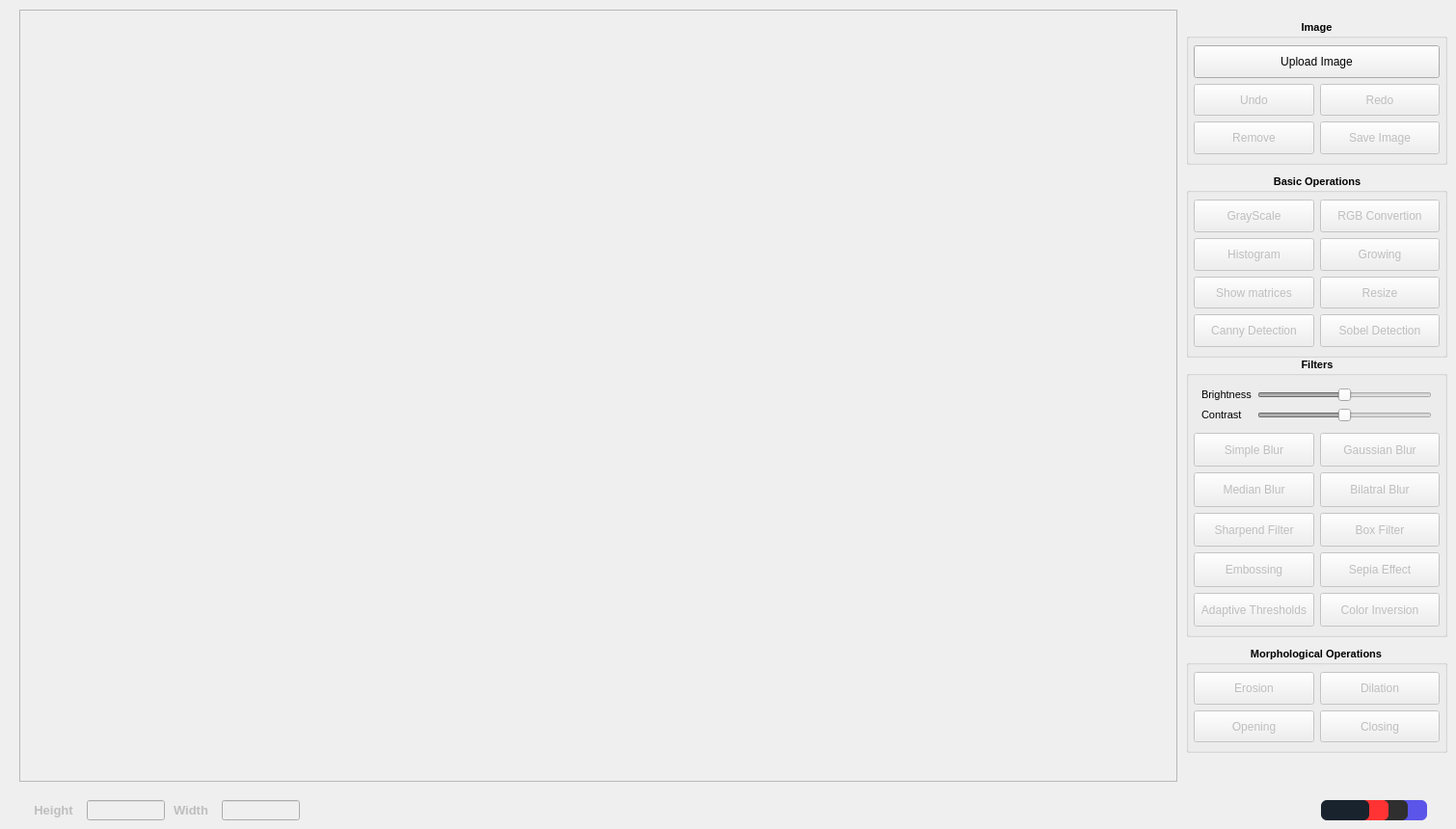
  <widget class="QWidget" name="centralwidget">
   <widget class="QLabel" name="label_4">
    <property name="geometry">
     <rect>
      <x>20</x>
      <y>10</y>
      <width>1201</width>
      <height>801</height>
     </rect>
    </property>
    <property name="styleSheet">
     <string notr="true"/>
    </property>
    <property name="frameShape">
     <enum>QFrame::StyledPanel</enum>
    </property>
    <property name="text">
     <string/>
    </property>
   </widget>
   <widget class="QGroupBox" name="gridGroupBox_6">
    <property name="geometry">
     <rect>
      <x>1230</x>
      <y>370</y>
      <width>271</width>
      <height>291</height>
     </rect>
    </property>
    <property name="font">
     <font>
      <pointsize>8</pointsize>
      <weight>75</weight>
      <bold>true</bold>
     </font>
    </property>
    <property name="whatsThis">
     <string>&lt;html&gt;&lt;head/&gt;&lt;body&gt;&lt;p&gt;&lt;br/&gt;&lt;/p&gt;&lt;/body&gt;&lt;/html&gt;</string>
    </property>
    <property name="styleSheet">
     <string notr="true">QGroupBox::title {
    font-family: Arial;
    font-size: 18pt;
    font-weight: bold;
}</string>
    </property>
    <property name="title">
     <string>Filters</string>
    </property>
    <property name="alignment">
     <set>Qt::AlignCenter</set>
    </property>
    <layout class="QGridLayout" name="gridLayout_5">
     <property name="leftMargin">
      <number>5</number>
     </property>
     <property name="topMargin">
      <number>8</number>
     </property>
     <property name="rightMargin">
      <number>5</number>
     </property>
     <property name="bottomMargin">
      <number>8</number>
     </property>
     <item row="1" column="0" colspan="2">
      <layout class="QGridLayout" name="gridLayout_6">
       <property name="leftMargin">
        <number>8</number>
       </property>
       <property name="topMargin">
        <number>5</number>
       </property>
       <property name="rightMargin">
        <number>8</number>
       </property>
       <property name="bottomMargin">
        <number>5</number>
       </property>
       <item row="0" column="0">
        <widget class="QLabel" name="label">
         <property name="font">
          <font>
           <pointsize>8</pointsize>
          </font>
         </property>
         <property name="layoutDirection">
          <enum>Qt::LeftToRight</enum>
         </property>
         <property name="text">
          <string>Brightness</string>
         </property>
         <property name="alignment">
          <set>Qt::AlignLeading|Qt::AlignLeft|Qt::AlignVCenter</set>
         </property>
        </widget>
       </item>
       <item row="0" column="1">
        <widget class="QSlider" name="horizontalSlider">
         <property name="enabled">
          <bool>false</bool>
         </property>
         <property name="sizePolicy">
          <sizepolicy hsizetype="Expanding" vsizetype="Preferred">
           <horstretch>0</horstretch>
           <verstretch>0</verstretch>
          </sizepolicy>
         </property>
         <property name="font">
          <font>
           <pointsize>8</pointsize>
          </font>
         </property>
         <property name="styleSheet">
          <string notr="true"/>
         </property>
         <property name="minimum">
          <number>-50</number>
         </property>
         <property name="maximum">
          <number>50</number>
         </property>
         <property name="singleStep">
          <number>10</number>
         </property>
         <property name="pageStep">
          <number>10</number>
         </property>
         <property name="value">
          <number>0</number>
         </property>
         <property name="sliderPosition">
          <number>0</number>
         </property>
         <property name="tracking">
          <bool>true</bool>
         </property>
         <property name="orientation">
          <enum>Qt::Horizontal</enum>
         </property>
         <property name="invertedAppearance">
          <bool>false</bool>
         </property>
         <property name="invertedControls">
          <bool>true</bool>
         </property>
         <property name="tickPosition">
          <enum>QSlider::NoTicks</enum>
         </property>
         <property name="tickInterval">
          <number>0</number>
         </property>
        </widget>
       </item>
       <item row="1" column="1">
        <widget class="QSlider" name="horizontalSlider_2">
         <property name="enabled">
          <bool>false</bool>
         </property>
         <property name="sizePolicy">
          <sizepolicy hsizetype="Expanding" vsizetype="Preferred">
           <horstretch>0</horstretch>
           <verstretch>0</verstretch>
          </sizepolicy>
         </property>
         <property name="maximumSize">
          <size>
           <width>16777160</width>
           <height>16777215</height>
          </size>
         </property>
         <property name="font">
          <font>
           <pointsize>8</pointsize>
          </font>
         </property>
         <property name="styleSheet">
          <string notr="true"/>
         </property>
         <property name="minimum">
          <number>-50</number>
         </property>
         <property name="maximum">
          <number>50</number>
         </property>
         <property name="pageStep">
          <number>1</number>
         </property>
         <property name="value">
          <number>0</number>
         </property>
         <property name="orientation">
          <enum>Qt::Horizontal</enum>
         </property>
         <property name="tickPosition">
          <enum>QSlider::NoTicks</enum>
         </property>
         <property name="tickInterval">
          <number>0</number>
         </property>
        </widget>
       </item>
       <item row="1" column="0">
        <widget class="QLabel" name="label_2">
         <property name="font">
          <font>
           <pointsize>8</pointsize>
          </font>
         </property>
         <property name="layoutDirection">
          <enum>Qt::LeftToRight</enum>
         </property>
         <property name="text">
          <string>Contrast</string>
         </property>
         <property name="alignment">
          <set>Qt::AlignLeading|Qt::AlignLeft|Qt::AlignVCenter</set>
         </property>
        </widget>
       </item>
      </layout>
     </item>
     <item row="2" column="0">
      <widget class="QPushButton" name="pushButton_10">
       <property name="enabled">
        <bool>false</bool>
       </property>
       <property name="sizePolicy">
        <sizepolicy hsizetype="Preferred" vsizetype="Preferred">
         <horstretch>0</horstretch>
         <verstretch>0</verstretch>
        </sizepolicy>
       </property>
       <property name="font">
        <font>
         <weight>50</weight>
         <bold>false</bold>
        </font>
       </property>
       <property name="text">
        <string>Simple Blur</string>
       </property>
      </widget>
     </item>
     <item row="6" column="1">
      <widget class="QPushButton" name="pushButton_18">
       <property name="enabled">
        <bool>false</bool>
       </property>
       <property name="sizePolicy">
        <sizepolicy hsizetype="Preferred" vsizetype="Preferred">
         <horstretch>0</horstretch>
         <verstretch>0</verstretch>
        </sizepolicy>
       </property>
       <property name="text">
        <string>Sepia Effect</string>
       </property>
      </widget>
     </item>
     <item row="6" column="0">
      <widget class="QPushButton" name="pushButton_17">
       <property name="enabled">
        <bool>false</bool>
       </property>
       <property name="sizePolicy">
        <sizepolicy hsizetype="Preferred" vsizetype="Preferred">
         <horstretch>0</horstretch>
         <verstretch>0</verstretch>
        </sizepolicy>
       </property>
       <property name="text">
        <string>Embossing</string>
       </property>
      </widget>
     </item>
     <item row="3" column="0">
      <widget class="QPushButton" name="pushButton_31">
       <property name="enabled">
        <bool>false</bool>
       </property>
       <property name="sizePolicy">
        <sizepolicy hsizetype="Preferred" vsizetype="Preferred">
         <horstretch>0</horstretch>
         <verstretch>0</verstretch>
        </sizepolicy>
       </property>
       <property name="font">
        <font>
         <weight>50</weight>
         <bold>false</bold>
        </font>
       </property>
       <property name="text">
        <string>Median Blur</string>
       </property>
      </widget>
     </item>
     <item row="3" column="1">
      <widget class="QPushButton" name="pushButton_32">
       <property name="enabled">
        <bool>false</bool>
       </property>
       <property name="sizePolicy">
        <sizepolicy hsizetype="Preferred" vsizetype="Preferred">
         <horstretch>0</horstretch>
         <verstretch>0</verstretch>
        </sizepolicy>
       </property>
       <property name="font">
        <font>
         <weight>50</weight>
         <bold>false</bold>
        </font>
       </property>
       <property name="text">
        <string>Bilatral Blur</string>
       </property>
      </widget>
     </item>
     <item row="2" column="1">
      <widget class="QPushButton" name="pushButton_22">
       <property name="enabled">
        <bool>false</bool>
       </property>
       <property name="sizePolicy">
        <sizepolicy hsizetype="Preferred" vsizetype="Preferred">
         <horstretch>0</horstretch>
         <verstretch>0</verstretch>
        </sizepolicy>
       </property>
       <property name="font">
        <font>
         <weight>50</weight>
         <bold>false</bold>
        </font>
       </property>
       <property name="text">
        <string>Gaussian Blur</string>
       </property>
      </widget>
     </item>
     <item row="5" column="1">
      <widget class="QPushButton" name="pushButton_34">
       <property name="enabled">
        <bool>false</bool>
       </property>
       <property name="sizePolicy">
        <sizepolicy hsizetype="Preferred" vsizetype="Preferred">
         <horstretch>0</horstretch>
         <verstretch>0</verstretch>
        </sizepolicy>
       </property>
       <property name="font">
        <font>
         <weight>50</weight>
         <bold>false</bold>
        </font>
       </property>
       <property name="text">
        <string>Box Filter</string>
       </property>
      </widget>
     </item>
     <item row="5" column="0">
      <widget class="QPushButton" name="pushButton_33">
       <property name="enabled">
        <bool>false</bool>
       </property>
       <property name="sizePolicy">
        <sizepolicy hsizetype="Preferred" vsizetype="Preferred">
         <horstretch>0</horstretch>
         <verstretch>0</verstretch>
        </sizepolicy>
       </property>
       <property name="font">
        <font>
         <weight>50</weight>
         <bold>false</bold>
        </font>
       </property>
       <property name="text">
        <string>Sharpend Filter</string>
       </property>
      </widget>
     </item>
     <item row="7" column="1">
      <widget class="QPushButton" name="pushButton_13">
       <property name="enabled">
        <bool>false</bool>
       </property>
       <property name="sizePolicy">
        <sizepolicy hsizetype="Preferred" vsizetype="Preferred">
         <horstretch>0</horstretch>
         <verstretch>0</verstretch>
        </sizepolicy>
       </property>
       <property name="font">
        <font>
         <weight>50</weight>
         <bold>false</bold>
        </font>
       </property>
       <property name="text">
        <string>Color Inversion</string>
       </property>
      </widget>
     </item>
     <item row="7" column="0">
      <widget class="QPushButton" name="pushButton_19">
       <property name="enabled">
        <bool>false</bool>
       </property>
       <property name="sizePolicy">
        <sizepolicy hsizetype="Preferred" vsizetype="Preferred">
         <horstretch>0</horstretch>
         <verstretch>0</verstretch>
        </sizepolicy>
       </property>
       <property name="text">
        <string>Adaptive Thresholds</string>
       </property>
      </widget>
     </item>
    </layout>
   </widget>
   <widget class="QGroupBox" name="gridGroupBox_8">
    <property name="geometry">
     <rect>
      <x>1230</x>
      <y>670</y>
      <width>271</width>
      <height>111</height>
     </rect>
    </property>
    <property name="font">
     <font>
      <pointsize>8</pointsize>
      <weight>75</weight>
      <bold>true</bold>
     </font>
    </property>
    <property name="whatsThis">
     <string>&lt;html&gt;&lt;head/&gt;&lt;body&gt;&lt;p&gt;&lt;br/&gt;&lt;/p&gt;&lt;/body&gt;&lt;/html&gt;</string>
    </property>
    <property name="styleSheet">
     <string notr="true">QGroupBox::title {
    font-family: Arial;
    font-size: 18pt;
    font-weight: bold;
}</string>
    </property>
    <property name="title">
     <string>Morphological Operations</string>
    </property>
    <property name="alignment">
     <set>Qt::AlignCenter</set>
    </property>
    <layout class="QGridLayout" name="gridLayout_8">
     <property name="leftMargin">
      <number>5</number>
     </property>
     <property name="topMargin">
      <number>8</number>
     </property>
     <property name="rightMargin">
      <number>5</number>
     </property>
     <property name="bottomMargin">
      <number>8</number>
     </property>
     <item row="2" column="1">
      <widget class="QPushButton" name="pushButton_36">
       <property name="enabled">
        <bool>false</bool>
       </property>
       <property name="sizePolicy">
        <sizepolicy hsizetype="Preferred" vsizetype="Preferred">
         <horstretch>0</horstretch>
         <verstretch>0</verstretch>
        </sizepolicy>
       </property>
       <property name="font">
        <font>
         <weight>50</weight>
         <bold>false</bold>
        </font>
       </property>
       <property name="text">
        <string>Closing</string>
       </property>
      </widget>
     </item>
     <item row="2" column="0">
      <widget class="QPushButton" name="pushButton_35">
       <property name="enabled">
        <bool>false</bool>
       </property>
       <property name="sizePolicy">
        <sizepolicy hsizetype="Preferred" vsizetype="Preferred">
         <horstretch>0</horstretch>
         <verstretch>0</verstretch>
        </sizepolicy>
       </property>
       <property name="font">
        <font>
         <weight>50</weight>
         <bold>false</bold>
        </font>
       </property>
       <property name="text">
        <string>Opening</string>
       </property>
      </widget>
     </item>
     <item row="1" column="0">
      <widget class="QPushButton" name="pushButton_29">
       <property name="enabled">
        <bool>false</bool>
       </property>
       <property name="sizePolicy">
        <sizepolicy hsizetype="Preferred" vsizetype="Preferred">
         <horstretch>0</horstretch>
         <verstretch>0</verstretch>
        </sizepolicy>
       </property>
       <property name="font">
        <font>
         <weight>50</weight>
         <bold>false</bold>
        </font>
       </property>
       <property name="text">
        <string>Erosion</string>
       </property>
      </widget>
     </item>
     <item row="1" column="1">
      <widget class="QPushButton" name="pushButton_28">
       <property name="enabled">
        <bool>false</bool>
       </property>
       <property name="sizePolicy">
        <sizepolicy hsizetype="Preferred" vsizetype="Preferred">
         <horstretch>0</horstretch>
         <verstretch>0</verstretch>
        </sizepolicy>
       </property>
       <property name="font">
        <font>
         <weight>50</weight>
         <bold>false</bold>
        </font>
       </property>
       <property name="text">
        <string>Dilation</string>
       </property>
      </widget>
     </item>
    </layout>
   </widget>
   <widget class="QGroupBox" name="gridGroupBox_9">
    <property name="geometry">
     <rect>
      <x>1230</x>
      <y>20</y>
      <width>271</width>
      <height>151</height>
     </rect>
    </property>
    <property name="font">
     <font>
      <pointsize>8</pointsize>
      <weight>75</weight>
      <bold>true</bold>
     </font>
    </property>
    <property name="whatsThis">
     <string>&lt;html&gt;&lt;head/&gt;&lt;body&gt;&lt;p&gt;&lt;br/&gt;&lt;/p&gt;&lt;/body&gt;&lt;/html&gt;</string>
    </property>
    <property name="styleSheet">
     <string notr="true">QGroupBox::title {
    font-family: Arial;
    font-size: 18pt;
    font-weight: bold;
}</string>
    </property>
    <property name="title">
     <string>Image</string>
    </property>
    <property name="alignment">
     <set>Qt::AlignCenter</set>
    </property>
    <layout class="QGridLayout" name="gridLayout_9">
     <property name="leftMargin">
      <number>5</number>
     </property>
     <property name="topMargin">
      <number>8</number>
     </property>
     <property name="rightMargin">
      <number>5</number>
     </property>
     <property name="bottomMargin">
      <number>8</number>
     </property>
     <item row="0" column="0" colspan="2">
      <widget class="QPushButton" name="pushButton_7">
       <property name="enabled">
        <bool>true</bool>
       </property>
       <property name="sizePolicy">
        <sizepolicy hsizetype="Preferred" vsizetype="Preferred">
         <horstretch>0</horstretch>
         <verstretch>0</verstretch>
        </sizepolicy>
       </property>
       <property name="font">
        <font>
         <weight>50</weight>
         <bold>false</bold>
        </font>
       </property>
       <property name="text">
        <string>Upload Image</string>
       </property>
      </widget>
     </item>
     <item row="1" column="1">
      <widget class="QPushButton" name="pushButton_2">
       <property name="enabled">
        <bool>false</bool>
       </property>
       <property name="sizePolicy">
        <sizepolicy hsizetype="Preferred" vsizetype="Preferred">
         <horstretch>0</horstretch>
         <verstretch>0</verstretch>
        </sizepolicy>
       </property>
       <property name="font">
        <font>
         <weight>50</weight>
         <bold>false</bold>
        </font>
       </property>
       <property name="text">
        <string>Redo</string>
       </property>
      </widget>
     </item>
     <item row="2" column="0">
      <widget class="QPushButton" name="pushButton_8">
       <property name="enabled">
        <bool>false</bool>
       </property>
       <property name="sizePolicy">
        <sizepolicy hsizetype="Preferred" vsizetype="Preferred">
         <horstretch>0</horstretch>
         <verstretch>0</verstretch>
        </sizepolicy>
       </property>
       <property name="font">
        <font>
         <weight>50</weight>
         <bold>false</bold>
        </font>
       </property>
       <property name="text">
        <string>Remove</string>
       </property>
      </widget>
     </item>
     <item row="2" column="1">
      <widget class="QPushButton" name="pushButton">
       <property name="enabled">
        <bool>false</bool>
       </property>
       <property name="sizePolicy">
        <sizepolicy hsizetype="Preferred" vsizetype="Preferred">
         <horstretch>0</horstretch>
         <verstretch>0</verstretch>
        </sizepolicy>
       </property>
       <property name="font">
        <font>
         <weight>50</weight>
         <bold>false</bold>
        </font>
       </property>
       <property name="text">
        <string>Save Image</string>
       </property>
      </widget>
     </item>
     <item row="1" column="0">
      <widget class="QPushButton" name="pushButton_5">
       <property name="enabled">
        <bool>false</bool>
       </property>
       <property name="sizePolicy">
        <sizepolicy hsizetype="Preferred" vsizetype="Preferred">
         <horstretch>0</horstretch>
         <verstretch>0</verstretch>
        </sizepolicy>
       </property>
       <property name="font">
        <font>
         <weight>50</weight>
         <bold>false</bold>
        </font>
       </property>
       <property name="text">
        <string>Undo</string>
       </property>
      </widget>
     </item>
    </layout>
   </widget>
   <widget class="QLabel" name="label_8">
    <property name="enabled">
     <bool>false</bool>
    </property>
    <property name="geometry">
     <rect>
      <x>20</x>
      <y>830</y>
      <width>71</width>
      <height>21</height>
     </rect>
    </property>
    <property name="font">
     <font>
      <pointsize>10</pointsize>
      <weight>75</weight>
      <bold>true</bold>
     </font>
    </property>
    <property name="text">
     <string>Height</string>
    </property>
    <property name="alignment">
     <set>Qt::AlignCenter</set>
    </property>
   </widget>
   <widget class="QLineEdit" name="lineEdit_3">
    <property name="enabled">
     <bool>false</bool>
    </property>
    <property name="geometry">
     <rect>
      <x>90</x>
      <y>830</y>
      <width>81</width>
      <height>21</height>
     </rect>
    </property>
    <property name="font">
     <font>
      <weight>75</weight>
      <bold>true</bold>
     </font>
    </property>
    <property name="alignment">
     <set>Qt::AlignCenter</set>
    </property>
   </widget>
   <widget class="QLabel" name="label_7">
    <property name="enabled">
     <bool>false</bool>
    </property>
    <property name="geometry">
     <rect>
      <x>180</x>
      <y>830</y>
      <width>51</width>
      <height>21</height>
     </rect>
    </property>
    <property name="font">
     <font>
      <pointsize>10</pointsize>
      <weight>75</weight>
      <bold>true</bold>
     </font>
    </property>
    <property name="text">
     <string>Width</string>
    </property>
    <property name="alignment">
     <set>Qt::AlignLeading|Qt::AlignLeft|Qt::AlignVCenter</set>
    </property>
   </widget>
   <widget class="QLineEdit" name="lineEdit_4">
    <property name="enabled">
     <bool>false</bool>
    </property>
    <property name="geometry">
     <rect>
      <x>230</x>
      <y>830</y>
      <width>81</width>
      <height>21</height>
     </rect>
    </property>
    <property name="font">
     <font>
      <weight>75</weight>
      <bold>true</bold>
     </font>
    </property>
    <property name="alignment">
     <set>Qt::AlignCenter</set>
    </property>
   </widget>
   <widget class="QPushButton" name="pushButton_3">
    <property name="geometry">
     <rect>
      <x>1430</x>
      <y>830</y>
      <width>50</width>
      <height>21</height>
     </rect>
    </property>
    <property name="styleSheet">
     <string notr="true"> QPushButton {
     background-color: #5c55e9;
     border-style: none;
     border-radius: 6px;
     border-color: #ff3333;
 }</string>
    </property>
    <property name="text">
     <string/>
    </property>
   </widget>
   <widget class="QPushButton" name="pushButton_4">
    <property name="geometry">
     <rect>
      <x>1390</x>
      <y>830</y>
      <width>50</width>
      <height>21</height>
     </rect>
    </property>
    <property name="styleSheet">
     <string notr="true"> QPushButton {
     background-color: #ff3333;
     border-style: none;
     border-radius: 6px;
     border-color: #ff3333;
 }</string>
    </property>
    <property name="text">
     <string/>
    </property>
   </widget>
   <widget class="QPushButton" name="pushButton_6">
    <property name="geometry">
     <rect>
      <x>1410</x>
      <y>830</y>
      <width>50</width>
      <height>21</height>
     </rect>
    </property>
    <property name="styleSheet">
     <string notr="true"> QPushButton {
     background-color: #302F2F;
     border-style: none;
     border-radius: 6px;
     border-color: #ff3333;
 }</string>
    </property>
    <property name="text">
     <string/>
    </property>
   </widget>
   <widget class="QPushButton" name="pushButton_11">
    <property name="geometry">
     <rect>
      <x>1370</x>
      <y>830</y>
      <width>50</width>
      <height>21</height>
     </rect>
    </property>
    <property name="styleSheet">
     <string notr="true"> QPushButton {
     background-color: #19232D;
     border-style: none;
     border-radius: 6px;
     border-color: #ff3333;
 }</string>
    </property>
    <property name="text">
     <string/>
    </property>
   </widget>
   <widget class="QGroupBox" name="gridGroupBox_12">
    <property name="geometry">
     <rect>
      <x>1230</x>
      <y>180</y>
      <width>271</width>
      <height>191</height>
     </rect>
    </property>
    <property name="font">
     <font>
      <pointsize>8</pointsize>
      <weight>75</weight>
      <bold>true</bold>
     </font>
    </property>
    <property name="whatsThis">
     <string>&lt;html&gt;&lt;head/&gt;&lt;body&gt;&lt;p&gt;&lt;br/&gt;&lt;/p&gt;&lt;/body&gt;&lt;/html&gt;</string>
    </property>
    <property name="styleSheet">
     <string notr="true">QGroupBox::title {
    font-family: Arial;
    font-size: 18pt;
    font-weight: bold;
}</string>
    </property>
    <property name="title">
     <string>Basic Operations</string>
    </property>
    <property name="alignment">
     <set>Qt::AlignCenter</set>
    </property>
    <layout class="QGridLayout" name="gridLayout_12">
     <property name="leftMargin">
      <number>5</number>
     </property>
     <property name="topMargin">
      <number>8</number>
     </property>
     <property name="rightMargin">
      <number>5</number>
     </property>
     <property name="bottomMargin">
      <number>8</number>
     </property>
     <item row="1" column="1">
      <widget class="QPushButton" name="pushButton_14">
       <property name="enabled">
        <bool>false</bool>
       </property>
       <property name="sizePolicy">
        <sizepolicy hsizetype="Preferred" vsizetype="Preferred">
         <horstretch>0</horstretch>
         <verstretch>0</verstretch>
        </sizepolicy>
       </property>
       <property name="text">
        <string>Growing</string>
       </property>
      </widget>
     </item>
     <item row="0" column="0">
      <widget class="QPushButton" name="pushButton_9">
       <property name="enabled">
        <bool>false</bool>
       </property>
       <property name="sizePolicy">
        <sizepolicy hsizetype="Preferred" vsizetype="Preferred">
         <horstretch>0</horstretch>
         <verstretch>0</verstretch>
        </sizepolicy>
       </property>
       <property name="font">
        <font>
         <weight>50</weight>
         <bold>false</bold>
        </font>
       </property>
       <property name="text">
        <string>GrayScale</string>
       </property>
      </widget>
     </item>
     <item row="1" column="0">
      <widget class="QPushButton" name="pushButton_30">
       <property name="enabled">
        <bool>false</bool>
       </property>
       <property name="sizePolicy">
        <sizepolicy hsizetype="Preferred" vsizetype="Preferred">
         <horstretch>0</horstretch>
         <verstretch>0</verstretch>
        </sizepolicy>
       </property>
       <property name="font">
        <font>
         <weight>50</weight>
         <bold>false</bold>
        </font>
       </property>
       <property name="text">
        <string>Histogram</string>
       </property>
      </widget>
     </item>
     <item row="2" column="0">
      <widget class="QPushButton" name="pushButton_12">
       <property name="enabled">
        <bool>false</bool>
       </property>
       <property name="sizePolicy">
        <sizepolicy hsizetype="Preferred" vsizetype="Preferred">
         <horstretch>0</horstretch>
         <verstretch>0</verstretch>
        </sizepolicy>
       </property>
       <property name="text">
        <string>Show matrices</string>
       </property>
      </widget>
     </item>
     <item row="2" column="1">
      <widget class="QPushButton" name="pushButton_16">
       <property name="enabled">
        <bool>false</bool>
       </property>
       <property name="sizePolicy">
        <sizepolicy hsizetype="Preferred" vsizetype="Preferred">
         <horstretch>0</horstretch>
         <verstretch>0</verstretch>
        </sizepolicy>
       </property>
       <property name="text">
        <string>Resize</string>
       </property>
      </widget>
     </item>
     <item row="3" column="0">
      <widget class="QPushButton" name="pushButton_21">
       <property name="enabled">
        <bool>false</bool>
       </property>
       <property name="sizePolicy">
        <sizepolicy hsizetype="Preferred" vsizetype="Preferred">
         <horstretch>0</horstretch>
         <verstretch>0</verstretch>
        </sizepolicy>
       </property>
       <property name="font">
        <font>
         <weight>50</weight>
         <bold>false</bold>
        </font>
       </property>
       <property name="text">
        <string>Canny Detection</string>
       </property>
      </widget>
     </item>
     <item row="3" column="1">
      <widget class="QPushButton" name="pushButton_15">
       <property name="enabled">
        <bool>false</bool>
       </property>
       <property name="sizePolicy">
        <sizepolicy hsizetype="Preferred" vsizetype="Preferred">
         <horstretch>0</horstretch>
         <verstretch>0</verstretch>
        </sizepolicy>
       </property>
       <property name="text">
        <string>Sobel Detection</string>
       </property>
      </widget>
     </item>
     <item row="0" column="1">
      <widget class="QPushButton" name="pushButton_20">
       <property name="enabled">
        <bool>false</bool>
       </property>
       <property name="sizePolicy">
        <sizepolicy hsizetype="Preferred" vsizetype="Preferred">
         <horstretch>0</horstretch>
         <verstretch>0</verstretch>
        </sizepolicy>
       </property>
       <property name="text">
        <string>RGB Convertion</string>
       </property>
      </widget>
     </item>
    </layout>
   </widget>
   <zorder>label_4</zorder>
   <zorder>gridGroupBox_6</zorder>
   <zorder>gridGroupBox_8</zorder>
   <zorder>gridGroupBox_9</zorder>
   <zorder>label_8</zorder>
   <zorder>lineEdit_3</zorder>
   <zorder>label_7</zorder>
   <zorder>lineEdit_4</zorder>
   <zorder>pushButton_3</zorder>
   <zorder>pushButton_6</zorder>
   <zorder>pushButton_4</zorder>
   <zorder>pushButton_11</zorder>
   <zorder>gridGroupBox_12</zorder>
  </widget>
